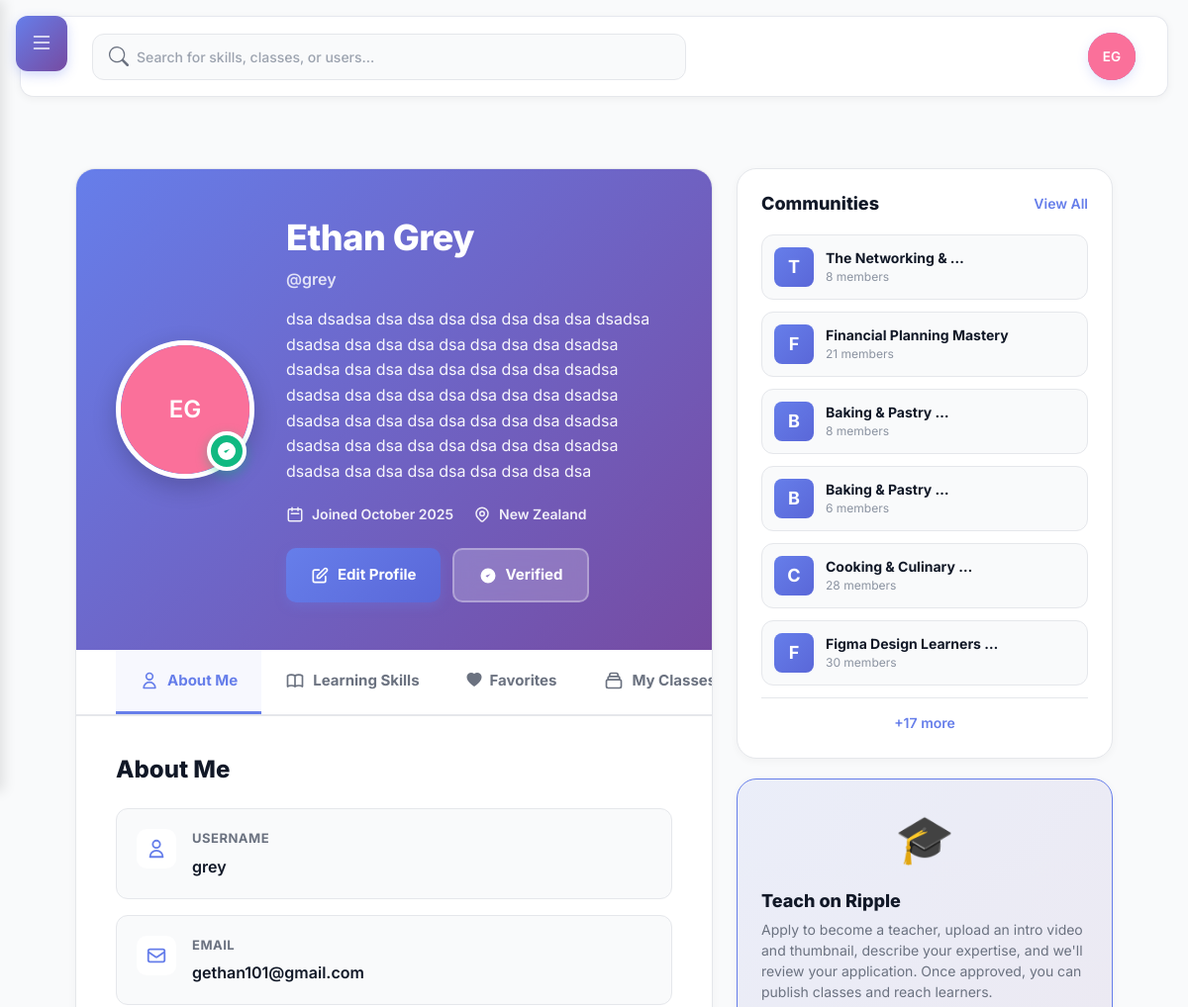
The app's page /users/profile/ (signed in, upper part), older data.
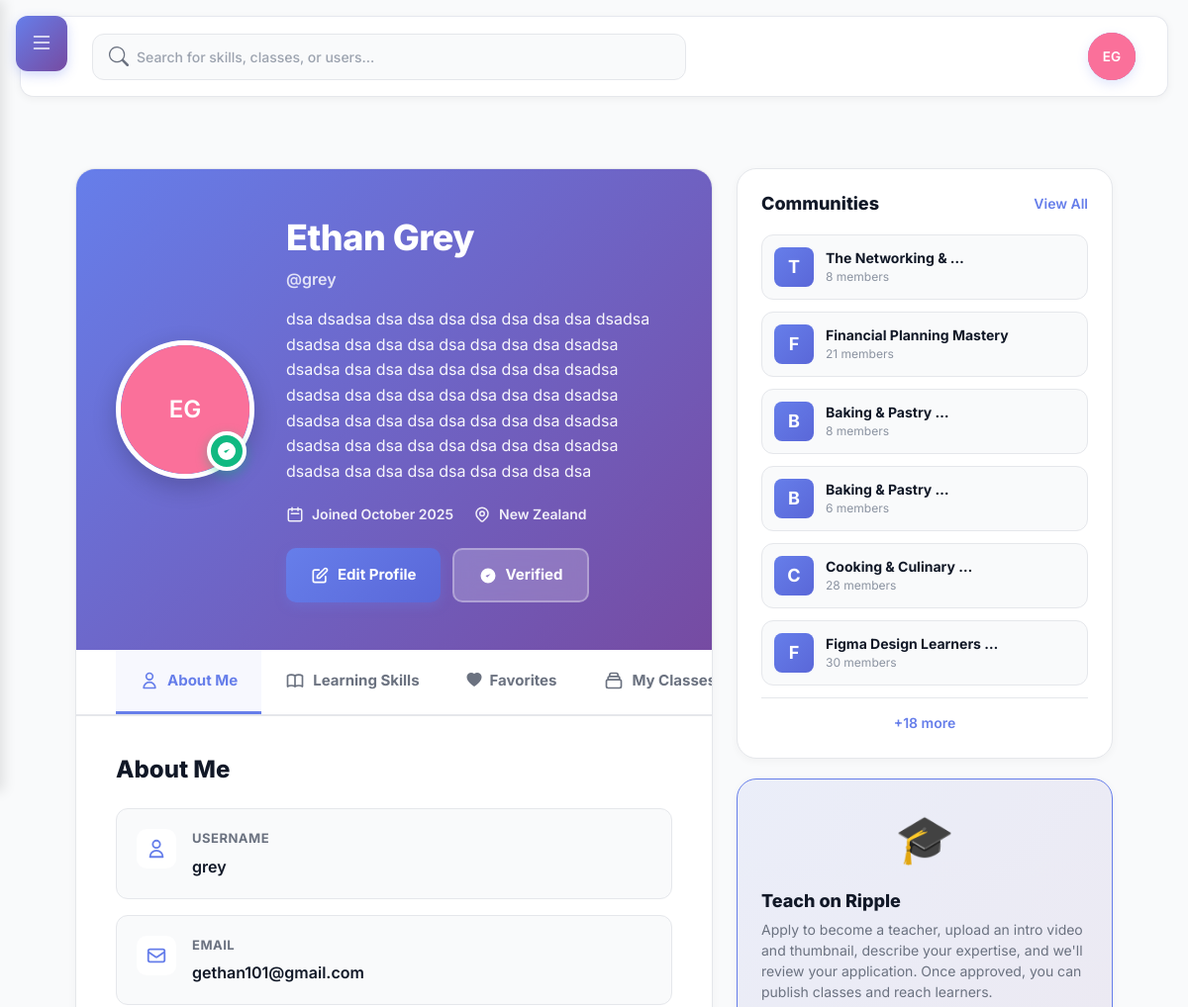
The same page, newer data.
### users/models.py (models this page shows, shortened)
class Profile(models.Model):
    user = models.OneToOneField(settings.AUTH_USER_MODEL, on_delete=models.CASCADE, related_name='profile')
    bio = models.TextField(blank=True)
    location = models.CharField(max_length=120, blank=True)
    avatar = models.ImageField(upload_to='avatars/', blank=True, null=True)
    verification_status = models.CharField(max_length=20, default='unverified')  # unverified|pending|verified

### users/views.py (the view)
# urls.py: path('profile/', views.profile_view, name='profile'),
@login_required
def profile_view(request):
    profile = get_object_or_404(Profile, user=request.user)
    evidence = profile.evidence.all()
    latest_submission = profile.identity_submissions.order_by('-created_at').first()
    teaching_skills = UserSkill.objects.filter(
        user=request.user,
        can_teach=True
    ).select_related('skill')
    learning_skills = UserSkill.objects.filter(
        user=request.user,
        wants_to_learn=True
    ).select_related('skill')
    from skills.models import ClassFavorite
    favorite_class_ids = ClassFavorite.objects.filter(user=request.user).values_list('teaching_class_id', flat=True)
    favorite_classes = TeachingClass.objects.filter(
        id__in=favorite_class_ids,
        is_published=True
    ).select_related('teacher').prefetch_related('topics').order_by('-created_at')
    context = {
        'profile': profile,
        'evidence': evidence,
        'latest_submission': latest_submission,
        'teaching_skills': teaching_skills,
        'learning_skills': learning_skills,
        'my_classes_published': TeachingClass.objects.filter(teacher=request.user, is_published=True).order_by('-created_at'),
        'my_classes_drafts': TeachingClass.objects.filter(teacher=request.user, is_published=False).order_by('-created_at'),
        'enrolled_classes': ClassEnrollment.objects.filter(
            user=request.user,
            status=ClassEnrollment.ACTIVE
        ).select_related('teaching_class', 'teaching_class__teacher').order_by('-created_at'),
        'my_pending_applications': TeacherApplication.objects.filter(applicant=request.user, status='pending').order_by('-created_at'),
        'favorite_classes': favorite_classes,
    }
    return render(request, 'users/profile/profile.html', context)

### communities/models.py (called while the page is built)
    @property
    def member_count(self):
        return self.members.count()

### skills/models.py (called while the page is built)
    @property
    def price_display(self):
        if self.price_cents == 0:
            return "Free"
        return f"${self.price_cents / 100:.2f}"

### skills/templatetags/skills_tags.py (called while the page is built)
@register.simple_tag(takes_context=True)
def pending_trade_offers_count(context):
    request = context.get('request')
    if not request or not request.user.is_authenticated:
        return 0
    return ClassTradeOffer.objects.filter(
        receiver=request.user,
        status=ClassTradeOffer.PENDING
    ).count()

### users/context_processors.py (called while the page is built)
def recaptcha_site_key(request):
    return {
        'RECAPTCHA_SITE_KEY': getattr(settings, 'RECAPTCHA_SITE_KEY', '')
    }

def unread_messages_count(request):
    unread_count = 0
    if request.user.is_authenticated:
        from chat.models import MessageStatus
        unread_count = MessageStatus.objects.filter(
            user=request.user,
            is_read=False
        ).exclude(
            message__sender=request.user
        ).count()
    return {
        'unread_messages_count': unread_count
    }

### users/templates/users/profile/profile.html (shortened to what the changed rows need)
{% extends 'base.html' %}
{% load user_tags %}
{% block content %}
<div class="profile-page">
    <div class="profile-container">
        <div class="profile-main">
            <div class="profile-header" data-aos="fade-down">
                <div class="profile-info" data-aos="fade-left" data-aos-delay="200">
                    <div class="name-section">
                        <h1 class="profile-name">
                            {% if profile.user.first_name and profile.user.last_name %}
                                {{ profile.user.first_name }} {{ profile.user.last_name }}
                            {% else %}
                                {{ profile.user.username }}
                            {% endif %}
                        </h1>
                    </div>
                    <div class="username-section">
                        <span class="username-text">@{{ profile.user.username }}</span>
                    </div>
                    <div class="bio-section">
                        <p class="profile-bio">
                            {% if profile.bio %}
                                {{ profile.bio }}
                            {% else %}
                                Welcome to my profile! I'm passionate about sharing knowledge and learning new skills.
                            {% endif %}
                        </p>
                    </div>
                    <div class="profile-meta-badges" data-aos="fade-up" data-aos-delay="300">
                        <div class="meta-badge" data-aos="fade-right" data-aos-delay="400">
                            <svg fill="none" stroke="currentColor" viewBox="0 0 24 24">
                                <path stroke-linecap="round" stroke-linejoin="round" stroke-width="2" d="M8 7V3m8 4V3m-9 8h10M5 21h14a2 2 0 002-2V7a2 2 0 00-2-2H5a2 2 0 00-2 2v12a2 2 0 002 2z"></path>
                            </svg>
                            Joined {{ profile.user.date_joined|date:"F Y" }}
                        </div>
                        <div class="meta-badge" data-aos="fade-left" data-aos-delay="500">
                            {% if latest_submission and latest_submission.country %}
                                {{ latest_submission.country }}
                            {% elif profile.location %}
                                {{ profile.location }}
                            {% else %}
                                Not specified
                            {% endif %}
                        </div>
                    </div>
                </div>
            </div>
            <div class="tab-content">
                <div id="about-tab" class="tab-panel active">
                    <div class="about-section" data-aos="fade-up" data-aos-delay="800">
                        <h2 class="section-title">About Me</h2>
                        <div class="about-content">
                            <div class="about-details-grid">
                                <div class="detail-card" data-aos="zoom-in" data-aos-delay="900">
                                    <div class="detail-content">
                                        <span class="detail-label">Username</span>
                                        <span class="detail-value">{{ profile.user.username }}</span>
                                    </div>
                                </div>
                                <div class="detail-card" data-aos="zoom-in" data-aos-delay="1000">
                                    <div class="detail-content">
                                        <span class="detail-label">Email</span>
                                        <span class="detail-value">{{ profile.user.email }}</span>
                                    </div>
                                </div>
                            </div>
                        </div>
                    </div>
                </div>
            </div>
        </div>
        <div class="profile-sidebar">
            <div class="sidebar-card">
                <div class="sidebar-content">
                    {% if profile.user.communities.all %}
                        {% if profile.user.communities.all.count > 6 %}
                            <div class="show-more">
                                <a href="{% url 'communities:communities' %}" class="show-more-link">
                                    +{{ profile.user.communities.all.count|add:"-6" }} more
                                </a>
                            </div>
                        {% endif %}
                    {% else %}
                        <div class="empty-sidebar">
                            <p>No communities joined yet.</p>
                            <a href="{% url 'communities:communities' %}" class="btn btn-outline btn-small">Browse Communities</a>
                        </div>
                    {% endif %}
                </div>
            </div>
        </div>
    </div>
</div>
{% endblock %}

Row changes from the older to the newer data that the page shows:
changed Profile "Ethan": user.communities.all.count|add "17" → "18"
